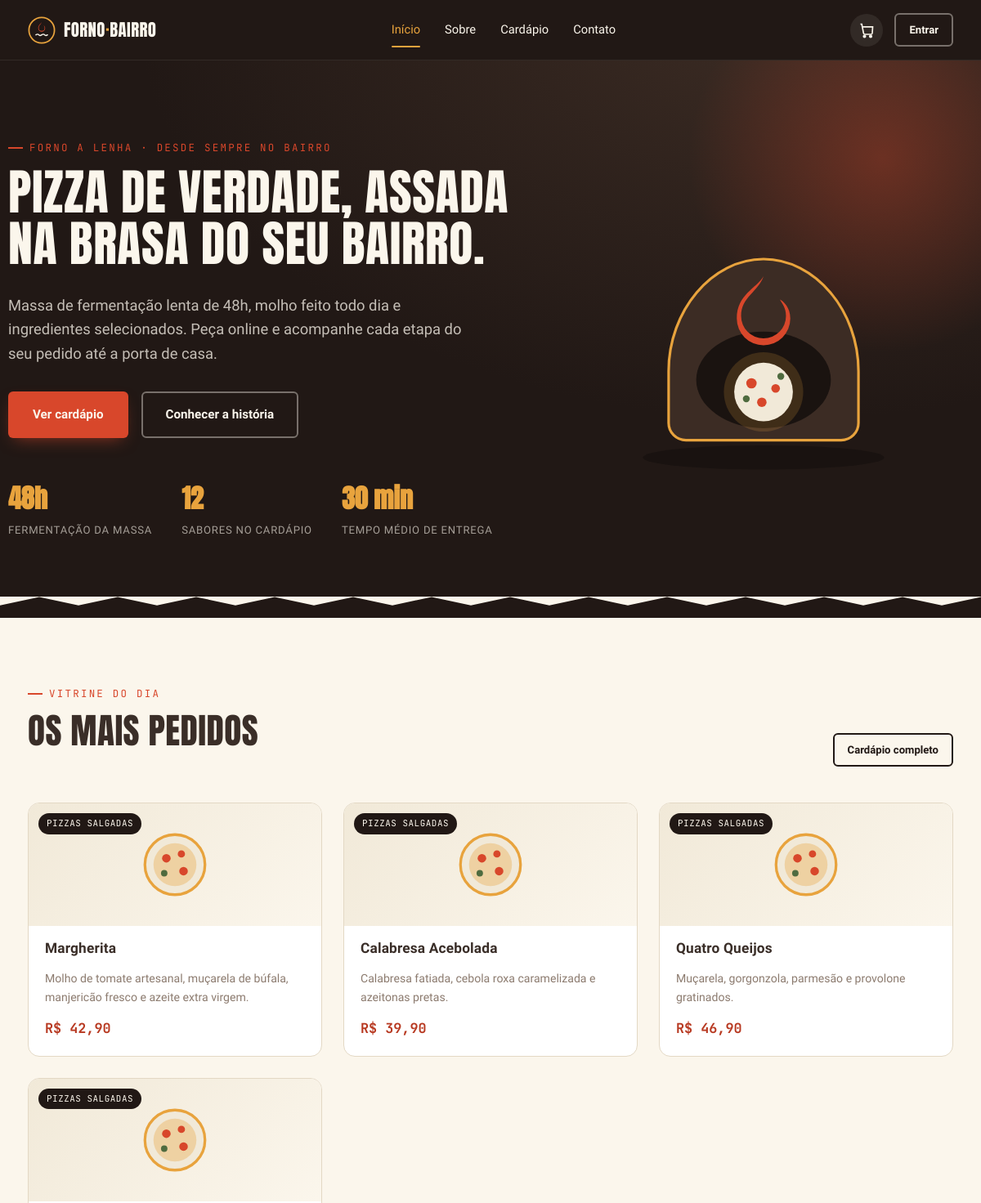
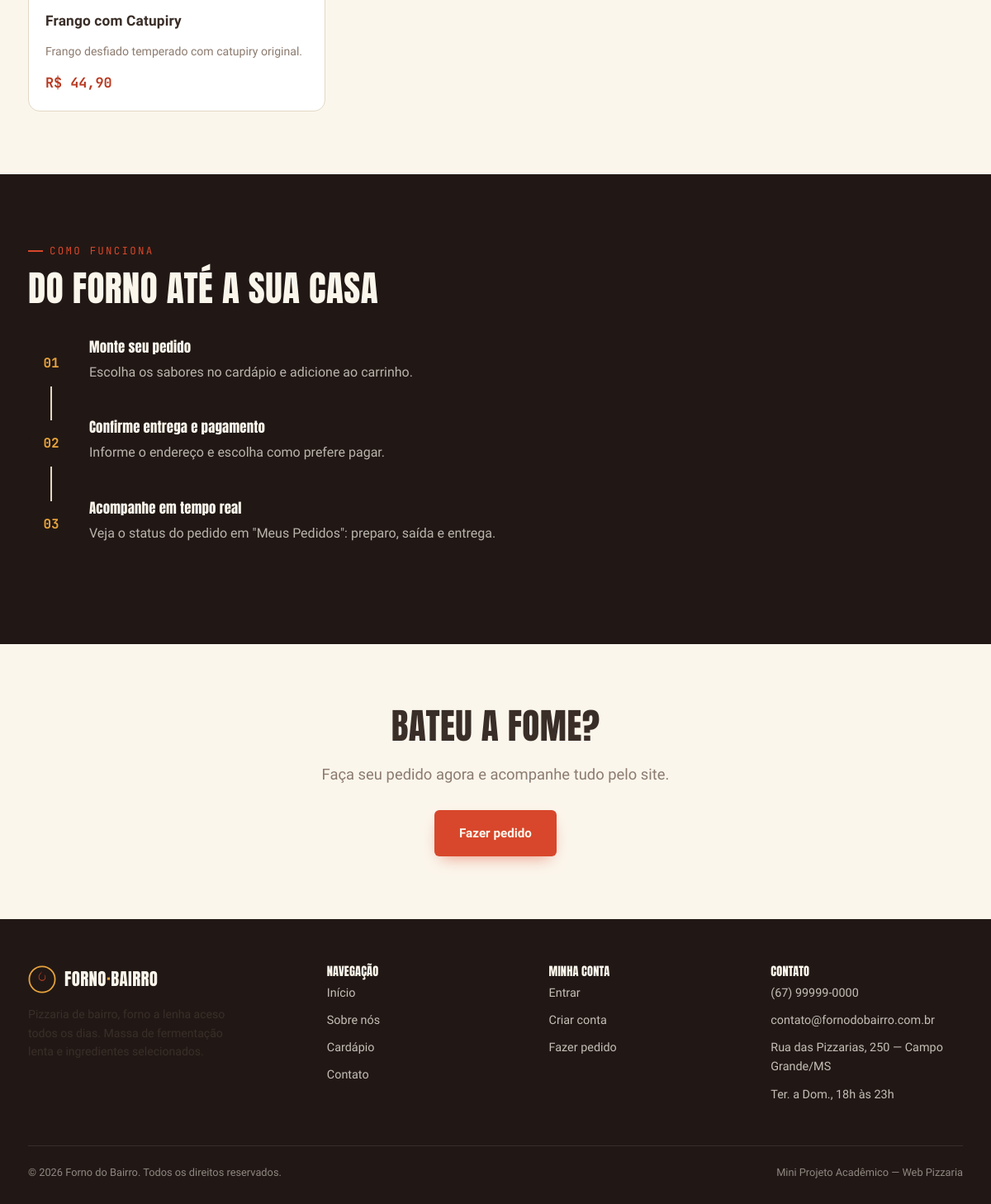
The page / on the database its author committed (2 pictures, top to bottom).
### tables this page shows
CREATE TABLE produtos (
    id            INT AUTO_INCREMENT PRIMARY KEY,
    categoria_id  INT             NOT NULL,
    nome          VARCHAR(120)    NOT NULL,
    descricao     VARCHAR(500)    NULL,
    preco         DECIMAL(8,2)    NOT NULL,
    imagem        VARCHAR(255)    NULL,
    disponivel    TINYINT(1)      NOT NULL DEFAULT 1,
    criado_em     DATETIME        NOT NULL DEFAULT CURRENT_TIMESTAMP,
    FOREIGN KEY (categoria_id) REFERENCES categorias(id)
);

CREATE TABLE categorias (
    id      INT AUTO_INCREMENT PRIMARY KEY,
    nome    VARCHAR(60) NOT NULL,
    slug    VARCHAR(60) NOT NULL UNIQUE
);

### app/Core/helpers.php (called while the page is built, shortened)
<?php
function limpar(string $valor): string
{
    return htmlspecialchars(trim($valor), ENT_QUOTES, 'UTF-8');
}
function formatarPreco(float $valor): string
{
    return 'R$ ' . number_format($valor, 2, ',', '.');
}

### public/index.php (the view, shortened to what this page needs)
<?php
$destaques = [];
try {
    $pdo = conectar();
    $stmt = $pdo->query("SELECT p.*, c.nome AS categoria_nome FROM produtos p
                          JOIN categorias c ON c.id = p.categoria_id
                          WHERE p.disponivel = 1 AND c.slug = 'pizzas-salgadas'
                          ORDER BY p.id LIMIT 4");
    $destaques = $stmt->fetchAll();
} catch (Throwable $e) {
    $destaques = [];
}
include __DIR__ . '/../app/Views/partials/header.php';
?>
<section class="hero">
  <div class="hero-flame"></div>
  <div class="container hero-grid">
    <div>
      <div class="eyebrow">Forno a lenha · desde sempre no bairro</div>
      <h1>Pizza de verdade, assada<br>na brasa do seu bairro.</h1>
      <p class="lede">Massa de fermentação lenta de 48h, molho feito todo dia e ingredientes selecionados. Peça online e acompanhe cada etapa do seu pedido até a porta de casa.</p>
      <div class="hero-actions">
        <a href="/produtos.php" class="btn btn-primary">Ver cardápio</a>
        <a href="/sobre.php" class="btn btn-ghost-light">Conhecer a história</a>
      </div>
      <div class="stat-row">
        <div class="stat"><b>48h</b><span>Fermentação da massa</span></div>
        <div class="stat"><b>12</b><span>Sabores no cardápio</span></div>
        <div class="stat"><b>30 min</b><span>Tempo médio de entrega</span></div>
      </div>
    </div>
    <div class="oven-art">
    </div>
  </div>
</section>
<div class="crust-divider on-charcoal"></div>
<section class="section">
  <div class="container">
    <div class="section-head">
      <div>
        <div class="eyebrow">Vitrine do dia</div>
        <h2>Os mais pedidos</h2>
      </div>
      <a href="/produtos.php" class="btn btn-secondary btn-sm">Cardápio completo</a>
    </div>
    <?php if ($destaques): ?>
    <div class="product-grid">
      <?php foreach ($destaques as $p): $imgUrl = urlImagemProduto($p['imagem'] ?? null); ?>
        <div class="product-card">
          <div class="product-media">
            <span class="product-tag"><?= limpar($p['categoria_nome']) ?></span>
          </div>
          <div class="product-body">
            <h3><?= limpar($p['nome']) ?></h3>
            <p class="product-desc"><?= limpar($p['descricao']) ?></p>
            <div class="product-footer">
              <span class="price-tag"><?= formatarPreco($p['preco']) ?></span>
            </div>
          </div>
        </div>
      <?php endforeach; ?>
    </div>
    <?php else: ?>
      <div class="empty-state">
        <p>O cardápio será exibido aqui assim que o banco de dados estiver configurado. Veja <code>database/schema.sql</code>.</p>
      </div>
    <?php endif; ?>
  </div>
</section>
<section class="section section-charcoal">
  <div class="container">
    <div class="eyebrow">Como funciona</div>
    <h2 style="margin-bottom: 40px;">Do forno até a sua casa</h2>
    <div class="timeline" style="max-width: 640px;">
      <div class="timeline-step">
        <div class="timeline-num">01</div>
        <div><h4 style="color:#FBF6EC; text-transform:none;">Monte seu pedido</h4><p>Escolha os sabores no cardápio e adicione ao carrinho.</p></div>
      </div>
      <div class="timeline-step">
        <div class="timeline-num">02</div>
        <div><h4 style="color:#FBF6EC; text-transform:none;">Confirme entrega e pagamento</h4><p>Informe o endereço e escolha como prefere pagar.</p></div>
      </div>
      <div class="timeline-step">
        <div class="timeline-num">03</div>
        <div><h4 style="color:#FBF6EC; text-transform:none;">Acompanhe em tempo real</h4><p>Veja o status do pedido em "Meus Pedidos": preparo, saída e entrega.</p></div>
      </div>
    </div>
  </div>
</section>
<section class="section">
  <div class="container text-center">
    <h2>Bateu a fome?</h2>
    <p class="lede" style="margin: 0 auto 28px;">Faça seu pedido agora e acompanhe tudo pelo site.</p>
    <a href="/produtos.php" class="btn btn-primary">Fazer pedido</a>
  </div>
</section>
<?php include __DIR__ . '/../app/Views/partials/footer.php'; ?>

### rows shown on the page
produtos: categoria.nome "PIZZAS SALGADAS", nome "Margherita", descricao "Molho de tomate artesanal, muçarela de búfala, manjericão fresco e azeite extra virgem.", preco "R$ 42,90"
produtos: categoria.nome "PIZZAS SALGADAS", nome "Calabresa Acebolada", descricao "Calabresa fatiada, cebola roxa caramelizada e azeitonas pretas.", preco "R$ 39,90"
produtos: categoria.nome "PIZZAS SALGADAS", nome "Quatro Queijos", descricao "Muçarela, gorgonzola, parmesão e provolone gratinados.", preco "R$ 46,90"
produtos: categoria.nome "PIZZAS SALGADAS", nome "Frango com Catupiry", descricao "Frango desfiado temperado com catupiry original.", preco "R$ 44,90"
